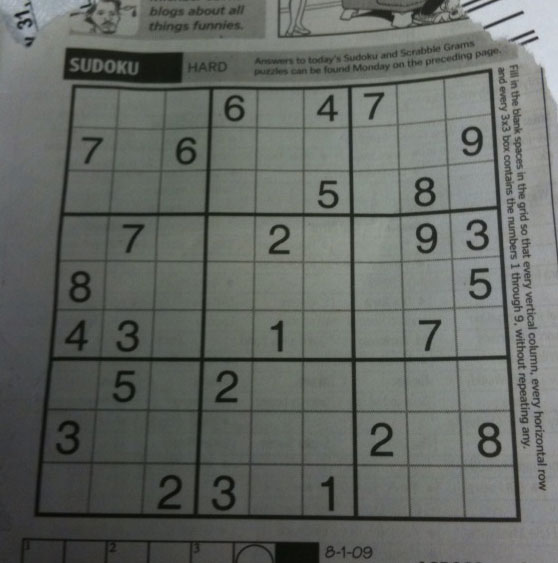
#> input picture Lab 05/Data/sudoku.png, 558 x 563 px; its folder holds 5 pictures in this run; the run also reads 1 picture not shown here
$ jupyter execute Lab05.ipynb
#> lines starting #> are read from the running program, lines starting #| are printed output that depends on the picture; after the words box and inside, x2 and y2 are one past the last pixel; in counts of white or black regions, pixels touching at a corner belong together
# Lab 05 – Image Segmentation (Tasks 1–10)
Only **Python, OpenCV and NumPy** are used (matplotlib is used just to display images). No segmentation library / deep-learning model.

Images are in the `Data/` folder, final outputs are saved in the `Output/` folder.

[cell 1]
import cv2, os
import numpy as np
import matplotlib.pyplot as plt
from collections import deque

os.makedirs('Output', exist_ok=True)

def read(name, gray=False):
    # cv2.imread(path, 0) loads grayscale, 1 loads color (BGR)
#> called with name = 'sudoku.png', gray = True
    return cv2.imread('Data/' + name, 0 if gray else 1)

def show(images, titles, save_as, cols=None, size=3.5):
    # shows images side by side and saves the figure in Output/
    cols = cols or len(images)
    rows = (len(images) + cols - 1) // cols
    plt.figure(figsize=(size * cols, size * rows * 1.1))
    for i, (img, t) in enumerate(zip(images, titles)):
        plt.subplot(rows, cols, i + 1)
        if img.ndim == 3:
            plt.imshow(cv2.cvtColor(img, cv2.COLOR_BGR2RGB))   # OpenCV is BGR, matplotlib needs RGB
        else:
            plt.imshow(img, cmap='gray', vmin=0, vmax=255)
        plt.title(t, fontsize=9); plt.axis('off')
    plt.tight_layout()
    plt.savefig('Output/' + save_as, dpi=120)
    plt.show()

## Task 1 – Document under uneven lighting (Global vs Adaptive threshold)
Steps: load grayscale → 3 global thresholds → adaptive threshold → compare.

[cell 2]
gray = read('sudoku.png', gray=True)

# Global thresholding: same threshold T for every pixel. pixel > T -> white(255), else black(0)
T1, T2, T3 = 60, 110, 160
g1 = cv2.threshold(gray, T1, 255, cv2.THRESH_BINARY)[1]
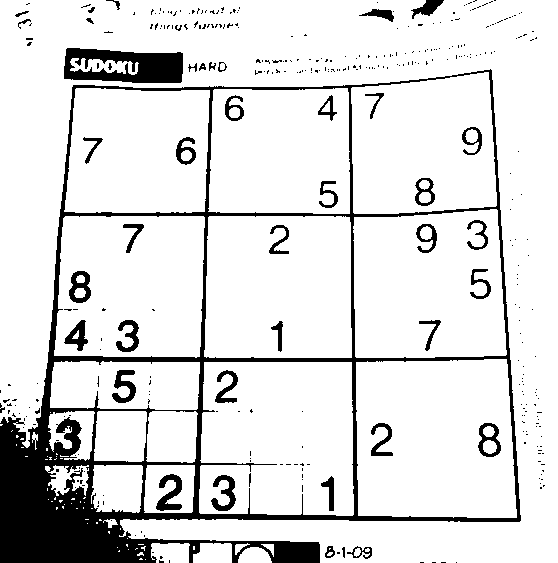
#> g1: shape (563, 558); 87.1% white; 367 black regions (323 under 20 px), largest, box (x1, y1, x2, y2) and area: (0, 69, 521, 563) 28771, (64, 48, 183, 83) 2916, (156, 474, 182, 511) 496
g2 = cv2.threshold(gray, T2, 255, cv2.THRESH_BINARY)[1]
#> g2: shape (563, 558); 42.7% white; 305 white regions (225 under 20 px), largest, box (x1, y1, x2, y2) and area: (0, 0, 558, 563) 46211, (451, 210, 506, 356) 5971, (445, 73, 496, 209) 5402
g3 = cv2.threshold(gray, T3, 255, cv2.THRESH_BINARY)[1]
#> g3: shape (563, 558); 1.6% white; 34 white regions (28 under 20 px), largest, box (x1, y1, x2, y2) and area: (467, 0, 558, 123) 3952, (32, 0, 84, 25) 554, (0, 0, 27, 13) 227, (553, 153, 558, 178) 86, (462, 0, 489, 12) 78, (460, 0, 470, 5) 29

# Adaptive thresholding: threshold is calculated from the neighbourhood of every pixel
adaptive = cv2.adaptiveThreshold(gray, 255, cv2.ADAPTIVE_THRESH_GAUSSIAN_C,
                                 cv2.THRESH_BINARY, 21, 10)
#> adaptive: shape (563, 558); 86% white; 283 black regions (122 under 20 px), largest, box (x1, y1, x2, y2) and area: (34, 68, 521, 522) 18975, (63, 48, 184, 83) 1844, (277, 0, 500, 38) 1600

show([gray, g1, g2, g3, adaptive],
     ['Original', f'Global T1={T1}', f'Global T2={T2}', f'Global T3={T3}', 'Adaptive (block=21, C=10)'],
     'task1_result.png')
#> in show, `cols = cols or len(images)`: cols = 5
#> in show, `rows = (len(images) + cols - 1) // cols`: rows = 1
#> the loop in show, `for i, (img, t) in enumerate(zip(images, titles)):` made 5 passes
#> t on passes 1 to 5: 'Original', 'Global T1=60', 'Global T2=110', 'Global T3=160', 'Adaptive (block=21, C=10)'

[cell 3]
# Which regions make global thresholding fail? Compare left / middle / right part of the page.
h, w = gray.shape
parts = {'Left': slice(0, w // 3), 'Middle': slice(w // 3, 2 * w // 3), 'Right': slice(2 * w // 3, w)}

print(f"{'Region':8}{'mean brightness':>16}{'%black T1':>11}{'%black T2':>11}{'%black T3':>11}{'%black Adaptive':>17}")
for name, sl in parts.items():
    row = [gray[:, sl].mean()] + [(m[:, sl] == 0).mean() * 100 for m in (g1, g2, g3, adaptive)]
    print(f"{name:8}{row[0]:16.1f}{row[1]:11.1f}{row[2]:11.1f}{row[3]:11.1f}{row[4]:17.1f}")
#> this loop made 3 passes
#> row on passes 1 to 3: [80.81, 22.89, 87.95, 99.23, 11.59], [99.49, 10.13, 60.83, 100, 14.61], [125.1, 5.61, 23.14, 95.97, 15.67]
#> (printed output is left out)

**Parameters used:** global T = 60 / 110 / 160 (dark, medium, bright guesses); adaptive = Gaussian, blockSize 21 (about the size of a digit so the local average sees text + paper), C = 10 (ignores paper texture but keeps thin text).

### Answer – why does a single threshold struggle when illumination changes across the image?
A global threshold uses **one** brightness value for every pixel. But the page is darker on the left (mean ≈ 81) than on the right (mean ≈ 125), so the *paper* on the left is as dark as the *ink* on the right.
* **T1 = 60:** keeps the right/middle fine but loses the faint text and ink in the top-left, and the dark bottom-left corner turns black.
* **T2 = 110:** the whole dark left side (87.9 % black) becomes background-black and swallows the text.
* **T3 = 160:** everything is below 160 → page becomes completely black.
* **Failing regions:** the dark **left side**, the **bottom-left corner** and the **top** of the page (shadow / newspaper pictures).
* **Adaptive (Gaussian, 21, 10):** the threshold is computed from each pixel's neighbourhood, so it follows the lighting; black pixels are about 12–16 % in all three parts of the page and the digits are readable everywhere. **Best result = adaptive** (best global ≈ T1 = 60, but still loses text in the dark areas).

## Task 2 – Adaptive threshold: blockSize and C
`blockSize` = size of the local neighbourhood, `C` = constant subtracted from the local mean (pixel is white if pixel > local_mean − C).

[cell 4]
gray = read('sudoku.png', gray=True)
methods = {'Mean': cv2.ADAPTIVE_THRESH_MEAN_C, 'Gaussian': cv2.ADAPTIVE_THRESH_GAUSSIAN_C}
#> methods = {'Mean': 0, 'Gaussian': 1}

# A) both methods x 3 blockSizes (C fixed = 10)
imgs, titles = [gray], ['Original']
#> titles = ['Original']
for mname, m in methods.items():
    for bs in [5, 21, 101]:
        imgs.append(cv2.adaptiveThreshold(gray, 255, m, cv2.THRESH_BINARY, bs, 10))
        titles.append(f'{mname}, block={bs}, C=10')
#> this loop made 2 passes
#> (mname, m) on passes 1 to 2: ('Mean', 0), ('Gaussian', 1)
#> after the loop, imgs = 7 items; titles = ['Original', 'Mean, block=5, C=10', 'Mean, block=21, C=10', 'Mean, block=101, C=10', 'Gaussian, block=5, C=10', 'Gaussian, block=21, C=10', 'Gaussian, block=101, C=10']
show(imgs, titles, 'task2_blocksize.png', cols=4)
#> the loop in show (call 2), `for i, (img, t) in enumerate(zip(images, titles)):` made 7 passes
#> t on passes 1 to 7: 'Original', 'Mean, block=5, C=10', 'Mean, block=21, C=10', 'Mean, block=101, C=10', 'Gaussian, block=5, C=10', 'Gaussian, block=21, C=10', 'Gaussian, block=101, C=10'

[cell 5]
# B) 3 C values (blockSize fixed = 21), both methods
imgs, titles = [gray], ['Original']
#> titles = ['Original']
for mname, m in methods.items():
    for C in [0, 10, 30]:
        imgs.append(cv2.adaptiveThreshold(gray, 255, m, cv2.THRESH_BINARY, 21, C))
        titles.append(f'{mname}, block=21, C={C}')
#> after the loop, titles = ['Original', 'Mean, block=21, C=0', 'Mean, block=21, C=10', 'Mean, block=21, C=30', 'Gaussian, block=21, C=0', 'Gaussian, block=21, C=10', 'Gaussian, block=21, C=30']
show(imgs, titles, 'task2_C.png', cols=4)

[cell 6]
# Parameter comparison table: % of black pixels (text + noise) for every combination
print(f"{'Method':10}{'block':>6}{'C':>4}{'% black':>9}")
for mname, m in methods.items():
    for bs in [5, 21, 101]:
        for C in [0, 10, 30]:
            out = cv2.adaptiveThreshold(gray, 255, m, cv2.THRESH_BINARY, bs, C)
            print(f"{mname:10}{bs:6}{C:4}{(out == 0).mean() * 100:9.1f}")

### Task 2 analysis

1. **Neighbourhood too small (block = 5):** the local average is almost the pixel itself, so only the thin edges of strokes survive. Digits become hollow / broken (see Gaussian block=5) – broken characters.
2. **Neighbourhood too large (block = 101):** the local average covers big areas, so it behaves like a global threshold again. Thick dark blobs appear near the dark page corner / top-right text, and the lighting problem partly returns.
3. **C increased:** the threshold becomes `local mean − C`, so fewer pixels turn black. C = 0 → lots of black noise inside and around the digits (up to ~41 % black). C = 10 → clean. C = 30 → noise gone, but thin lines and some digits fade away (only ~6 % black).
4. **Cleanest combination:** blockSize 21, C = 10 (Gaussian) – complete digits and grid, clean white paper.
5. **Better method:** Gaussian was slightly better – it weights the centre pixels more, so it gives smoother thresholds and fewer broken thin lines than the plain mean (e.g. block=5 differences, fewer blobs at block=101).

## Task 3 – Otsu's thresholding (automatic threshold)

[cell 7]
img = read('coins.jpg')
#> call 3 of read, with name = 'coins.jpg', gray = False
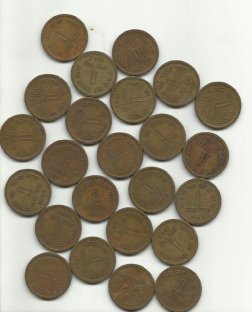
#> input picture Lab 05/Data/coins.jpg, 252 x 312 px
#> in read, returned value is the input picture: shape (312, 252, 3); mean B, G, R 136.3, 153.2, 161.4
gray = cv2.cvtColor(img, cv2.COLOR_BGR2GRAY)

# THRESH_OTSU finds the best threshold itself (we pass 0 only as a dummy value)
t_otsu, mask = cv2.threshold(gray, 0, 255, cv2.THRESH_BINARY_INV + cv2.THRESH_OTSU)
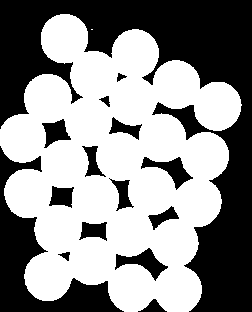
#> mask: shape (312, 252); 55.9% white; 15 black regions, largest, box (x1, y1, x2, y2) and area: (0, 0, 252, 312) 24925, (0, 146, 124, 312) 5653, (115, 248, 168, 281) 657
#> t_otsu = 162
print('Otsu threshold selected automatically:', t_otsu)
#| Otsu threshold selected automatically: 162.0

# Original -> Histogram -> Otsu mask
plt.figure(figsize=(12, 3.5))
plt.subplot(1, 3, 1); plt.imshow(cv2.cvtColor(img, cv2.COLOR_BGR2RGB)); plt.title('Original'); plt.axis('off')
plt.subplot(1, 3, 2); plt.hist(gray.ravel(), 256, [0, 256], color='gray')
plt.axvline(t_otsu, color='r', label=f'Otsu = {t_otsu:.0f}'); plt.legend(); plt.title('Histogram')
plt.subplot(1, 3, 3); plt.imshow(mask, cmap='gray'); plt.title('Otsu Binary Mask'); plt.axis('off')
plt.tight_layout(); plt.savefig('Output/task3_result.png', dpi=120); plt.show()
#> after `plt.tight_layout()`:
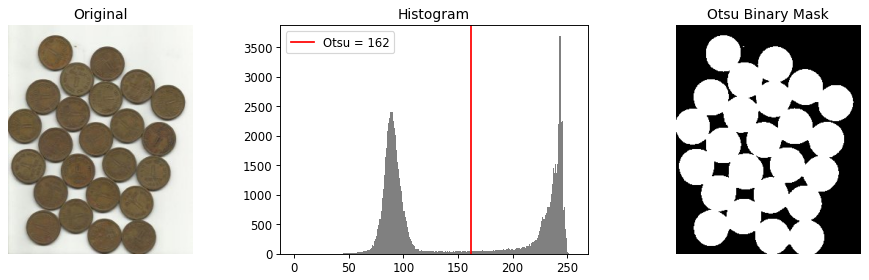
#> figure drawn by matplotlib, 3 panels; panel 2: tallest bar 3683 high, from x = 243 to 244

[cell 8]
# Repeat after changing contrast / preprocessing slightly and compare the Otsu thresholds
versions = {
    'Original': gray,
    'Higher contrast (x1.5)': cv2.convertScaleAbs(gray, alpha=1.5, beta=0),
    'Brighter (+40)': cv2.convertScaleAbs(gray, alpha=1, beta=40),
    'Gaussian blur 5x5': cv2.GaussianBlur(gray, (5, 5), 0),
}
imgs, titles = [], []
for name, g in versions.items():
    t, m = cv2.threshold(g, 0, 255, cv2.THRESH_BINARY_INV + cv2.THRESH_OTSU)
    print(f'{name:25} -> Otsu threshold = {t:.0f}')
    imgs.append(m); titles.append(f'{name}\nOtsu={t:.0f}')
#> this loop made 4 passes
#> (name, t) on passes 1 to 4: ('Original', 162), ('Higher contrast (x1.5)', 194), ('Brighter (+40)', 191), ('Gaussian blur 5x5', 162)
#> (printed output is left out)
#> after the loop, imgs = 4 items; titles = 4 items
show(imgs, titles, 'task3_compare.png')

**Observation:** Otsu picked **162** automatically (the valley between the dark coin peak and the bright background peak). After increasing contrast / brightness it moved to **194 / 191**, while blur kept it at 162. The threshold *changes with the image*, but the coins mask stays about the same.

**Answer – why is Otsu useful when the programmer does not know the threshold beforehand?**
Otsu analyses the histogram, tries all possible thresholds and chooses the one that best separates the two classes (object / background) by maximising the between-class variance. So no manual trial-and-error is needed and it adapts to every new image whose brightness or contrast is different – ideal for a quality-control system.

## Task 4 – Colour segmentation with HSV
HSV separates *colour* (Hue) from brightness (Value), so colour thresholding is easier than using intensity. In OpenCV Hue range is 0–179 (green ≈ 60). Target object: **green smarties**.

[cell 9]
img = read('smarties.png')
#> call 4 of read, with name = 'smarties.png', gray = False
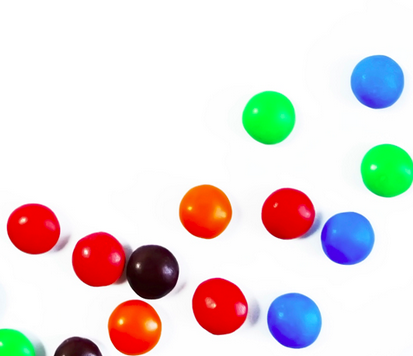
#> input picture Lab 05/Data/smarties.png, 413 x 356 px
#> in read, returned value is the input picture: shape (356, 413, 3); mean B, G, R 219.1, 220.4, 228.9
hsv = cv2.cvtColor(img, cv2.COLOR_BGR2HSV)
#> hsv: shape (356, 413, 3); mean H, S, V 27.8, 46.1, 247

# 1) Too restrictive mask: very narrow hue and only highly saturated/bright pixels
lower_bad, upper_bad = np.array([55, 200, 200]), np.array([65, 255, 255])
mask_bad = cv2.inRange(hsv, lower_bad, upper_bad)
#> mask_bad: shape (356, 413); 0.6% white; 7 white regions (4 under 20 px), largest, box (x1, y1, x2, y2) and area: (246, 116, 278, 141) 448, (368, 171, 394, 192) 295, (0, 343, 15, 356) 123

# 2) Final mask: wider hue range + lower saturation/value limits
lower, upper = np.array([40, 80, 40]), np.array([85, 255, 255])
mask = cv2.inRange(hsv, lower, upper)
#> mask: shape (356, 413); 3.6% white; 3 white regions, box (x1, y1, x2, y2) and area: (360, 144, 413, 198) 2274, (242, 91, 296, 145) 2259, (0, 328, 39, 356) 829

# Extract the colour from the original image using the mask
extracted_bad = cv2.bitwise_and(img, img, mask=mask_bad)
extracted = cv2.bitwise_and(img, img, mask=mask)

show([img, mask_bad, mask, extracted_bad, extracted],
     ['Original', 'Restrictive mask', 'Final mask', 'Extracted (restrictive)', 'Extracted (final)'],
     'task4_result.png', cols=5, size=3)
print('Pixels found  restrictive:', cv2.countNonZero(mask_bad), ' final:', cv2.countNonZero(mask))
#| Pixels found  restrictive: 877  final: 5362

[cell 10]
# Experiment with the lower / upper limits
for lo, up in [([50, 80, 40], [70, 255, 255]), ([40, 80, 40], [85, 255, 255]), ([20, 20, 20], [120, 255, 255])]:
    m = cv2.inRange(hsv, np.array(lo), np.array(up))
    print(f'lower={lo} upper={up} -> {cv2.countNonZero(m)} pixels')
#> this loop made 3 passes
#| lower=[50, 80, 40] upper=[70, 255, 255] -> 4272 pixels
#| lower=[40, 80, 40] upper=[85, 255, 255] -> 5362 pixels
#| lower=[20, 20, 20] upper=[120, 255, 255] -> 12369 pixels

**Why the restrictive mask fails:** it only accepts H 55–65, S ≥ 200, V ≥ 200 – the very brightest, most saturated pixels (about 877 pixels = small patches in the middle of the balls). Lighting makes the same green ball lighter at the highlight and darker at the shaded side, so Hue/Saturation/Value vary across the ball. The final mask (H 40–85, S ≥ 80, V ≥ 40) captures the full green balls (5362 pixels, including the cut ball at the bottom-left corner) and still excludes red, orange, blue and brown balls. If the range is made too wide (last experiment, H 20–120) it starts to include blue balls too (12369 pixels).

## Task 5 – Canny edge detection (hysteresis thresholds)
Canny uses two thresholds: gradient **> high** = strong edge (kept); **< low** = rejected; **between** = weak edge, kept only if connected to a strong edge (hysteresis).

[cell 11]
img = read('smarties.png')
gray = cv2.GaussianBlur(cv2.cvtColor(img, cv2.COLOR_BGR2GRAY), (5, 5), 0)   # blur first to reduce noise
#> gray: shape (356, 413)

pairs = [(20, 40), (20, 150), (100, 200)]   # (low, high)
edges = [cv2.Canny(gray, lo, hi) for lo, hi in pairs]
#> edges = 3 items

show([img] + edges, ['Original'] + [f'Canny low={lo}, high={hi}' for lo, hi in pairs], 'task5_result.png')
#> in show (call 6), `cols = cols or len(images)`: cols = 4
#> the loop in show (call 6), `for i, (img, t) in enumerate(zip(images, titles)):` made 4 passes
#> t on passes 1 to 4: 'Original', 'Canny low=20, high=40', 'Canny low=20, high=150', 'Canny low=100, high=200'
#> in show (call 6), `plt.savefig('Output/' + save_as, dpi=120)`:
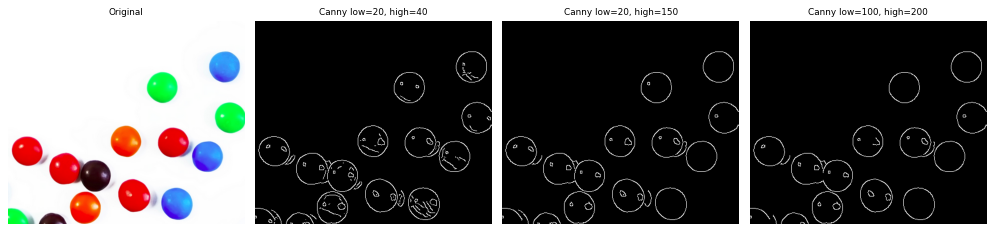
#> figure drawn by matplotlib, 4 panels
for (lo, hi), e in zip(pairs, edges):
    print(f'low={lo:3}, high={hi:3} -> edge pixels = {cv2.countNonZero(e)}')
#> this loop made 3 passes
#> (printed output is left out)

### Task 5 analysis
* **Strong edges:** the circular outlines of the smarties (huge jump between coloured ball and white background) – present in all three results.
* **Weak edges:** the shadows beside the balls and the shaded part of the ball outline – they appear only when the low threshold is small (20) and they touch strong edges.
* **Missing edges:** with (100, 200) the weak parts of the contours (soft shadow side of balls, light-coloured green/orange balls) are thinner or broken because their gradient is below the thresholds.
* **Unwanted edges:** with (20, 40) many extra edges appear *inside* the balls (highlights, texture, reflections) and extra lines near the bottom – noise, not boundaries (3945 edge pixels vs 2955 for the strictest pair).
* **Effect of the thresholds:** **high** decides which edges are trusted as starting points – a higher value gives fewer, cleaner edges (3945 → 3114 → 2955 pixels) but risks missing real ones. **low** decides how far weak edges are followed from the strong ones – a lower value connects contours but adds noise. Keeping low = 20 and raising high from 40 to 150 removed most inner noise while the outlines stayed connected; (20, 150) is the best compromise here.

## Task 6 – Region growing on a brain MRI
Start from a seed pixel and keep adding the 4 neighbours whose intensity difference from the **seed value** is ≤ threshold.

[cell 12]
mri_full = read('brain_mri.png', gray=True)
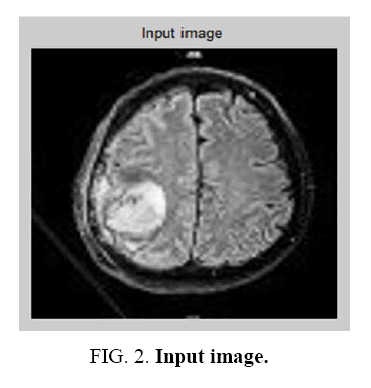
#> input picture Lab 05/Data/brain_mri.png, 371 x 388 px
mri = mri_full[40:325, 25:350]     # crop away the figure title / caption of the downloaded picture
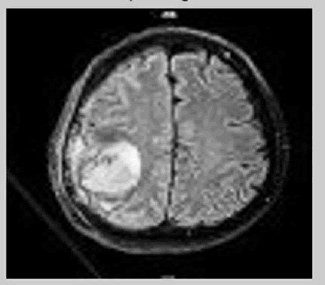
#> mri: shape (285, 325); min 0, max 255, mean 73.1

def region_growing(img, seed, thresh):
    # seed = (row, col). Returns a binary mask (255 = region)
    mask = np.zeros(img.shape, np.uint8)
    seed_value = int(img[seed])
    queue = deque([seed])
    mask[seed] = 255
    while queue:
        r, c = queue.popleft()
        for dr, dc in [(-1, 0), (1, 0), (0, -1), (0, 1)]:        # up, down, left, right
            nr, nc = r + dr, c + dc
            inside = 0 <= nr < img.shape[0] and 0 <= nc < img.shape[1]
            if inside and mask[nr, nc] == 0 and abs(int(img[nr, nc]) - seed_value) <= thresh:
                mask[nr, nc] = 255
                queue.append((nr, nc))
    return mask

seeds = {'Seed A (tumour)': (160, 120), 'Seed B (normal tissue)': (120, 215)}
imgs, titles = [], []
for sname, seed in seeds.items():
    print(sname, seed, 'intensity =', mri[seed])
    marked = cv2.cvtColor(mri, cv2.COLOR_GRAY2BGR); cv2.circle(marked, seed[::-1], 4, (0, 0, 255), -1)
    imgs.append(marked); titles.append(sname)
    for th in [10, 25, 50]:
        m = region_growing(mri, seed, th)
        imgs.append(m); titles.append(f'{sname[:6]}, thresh={th}\narea={cv2.countNonZero(m)} px')
#> this loop made 2 passes
#> (printed output is left out)
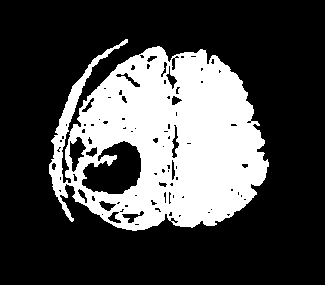
#> m: shape (285, 325); 28.4% white; 1 white region, box (x1, y1, x2, y2) and area: (49, 39, 269, 231) 26285
#> after the loop, imgs = 8 items; titles = 8 items
show(imgs, titles, 'task6_result.png', cols=4)

**Parameters:** 4-neighbour growing, thresholds 10 / 25 / 50, seeds A = bright tumour (intensity ≈ 222), B = normal brain tissue (intensity ≈ 123).

**Observations:** seed A grows only inside the bright lesion (803 → 1715 → 2181 px) because the surrounding tissue is much darker. Seed B at thresholds 25 and 50 spreads to a huge part of the brain (17 300 and 26 285 px) and even leaks to the left hemisphere, because the tissue intensities overlap.

**Why can changing the seed point change the final region?** Region growing compares every neighbour with the *seed's intensity*, so the seed decides what "similar" means. A seed inside the tumour accepts only bright pixels; a seed in normal tissue accepts the mid-grey pixels that cover most of the brain. A seed on a noisy / dark pixel gives a bad reference value. Also the region can only grow through connected pixels, so a different start can be blocked by edges. A larger threshold makes the region leak into other structures, a smaller one gives a small, fragmented region.

## Task 7 – Marker-based watershed (separate touching coins)
Pipeline: preprocessing → threshold → noise removal → sure background → distance transform → sure foreground → unknown region → markers → watershed → boundaries.

[cell 13]
def watershed_pipeline(img, dist_ratio=0.5):
#> called with dist_ratio = 0.5
    gray = cv2.cvtColor(img, cv2.COLOR_BGR2GRAY)
    blur = cv2.GaussianBlur(gray, (5, 5), 0)                                   # 1. preprocessing
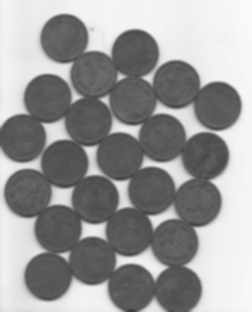
#> blur: shape (312, 252); min 58, max 251, mean 153.7
    _, thresh = cv2.threshold(blur, 0, 255, cv2.THRESH_BINARY_INV + cv2.THRESH_OTSU)   # 2. thresholding
#> thresh: shape (312, 252); 56.5% white; 15 black regions, largest, box (x1, y1, x2, y2) and area: (0, 0, 252, 312) 24807, (0, 149, 122, 312) 5576, (116, 248, 167, 280) 637
    kernel = np.ones((3, 3), np.uint8)
    opening = cv2.morphologyEx(thresh, cv2.MORPH_OPEN, kernel, iterations=2)   # 3. noise removal
#> opening: shape (312, 252); 56.5% white; 15 black regions, largest, box (x1, y1, x2, y2) and area: (0, 0, 252, 312) 24815, (0, 149, 122, 312) 5576, (116, 248, 167, 280) 637
#> (the rest of the program and of its run is left out)
